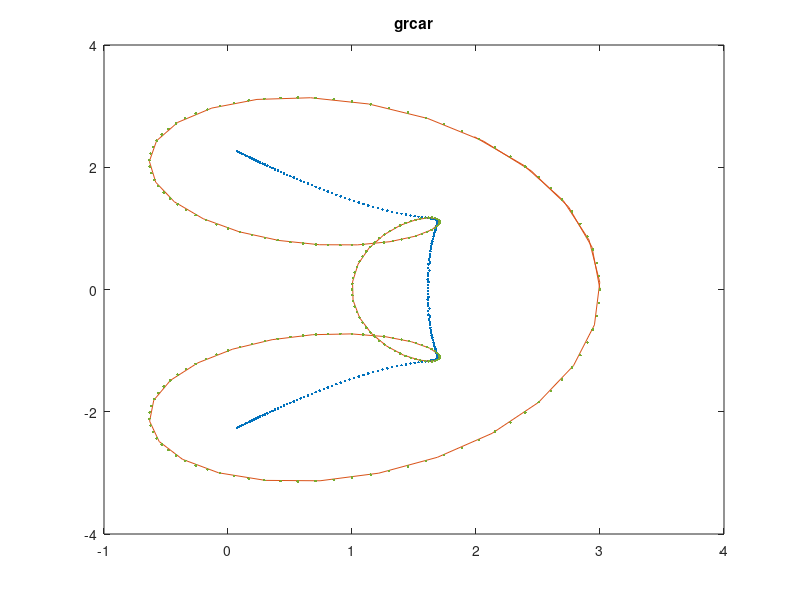
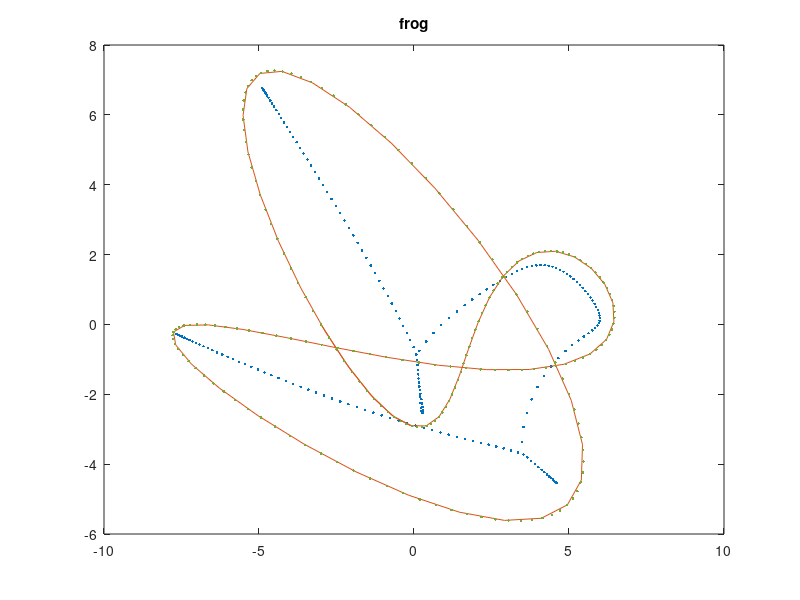
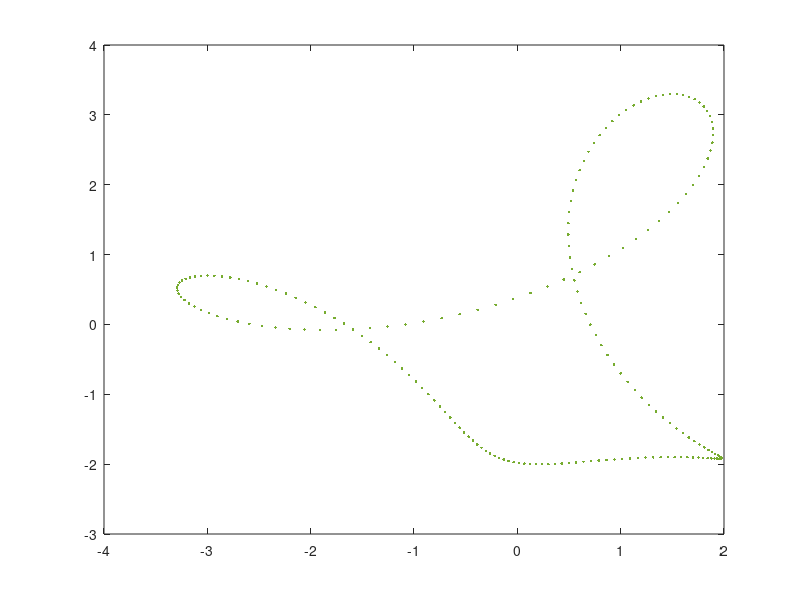
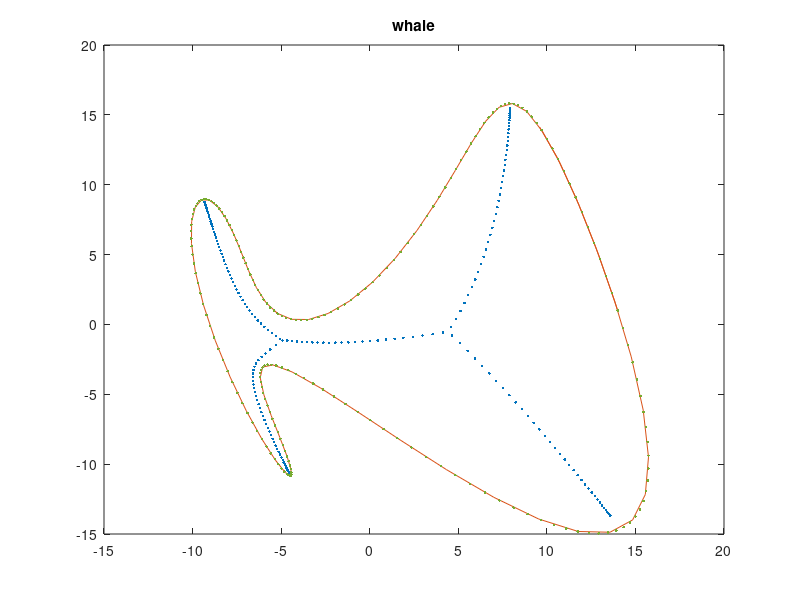

Here is the MATLAB script that generated these plots, in order:
%toeplitz and circulant matrices.

colorMat = lines;

%% test with grcar
a = 0:0.1:(2*pi+0.5);
dim = 200;
r = [1  1  1 1  zeros(1,dim-4)];
c = [1 -1  0 0  zeros(1,dim-4)];
T0 = toeplitz(c,r);

figure(1)
eigs = eig(T0);
plot(real(eigs),imag(eigs),'.','color',colorMat(1,:))
title('grcar')

symCurve = @(z) c(4)*z.^(-3) + c(3)*z.^(-2) + c(2)*z.^(-1) + c(1)*z.^(0) ...
                 +r(2)*z.^(1) + +r(3)*z.^(2) + r(4)*z.^(3);

symCurveVals = zeros(1,length(a));
for i=1:length(a)
  symCurveVals(i) = symCurve(cos(a(i)) + 1i*sin(a(i)));
end
hold on
plot(real(symCurveVals),imag(symCurveVals),'color',colorMat(2,:))

%create circulant matrix
v = [r(1:4) zeros(1,dim - 7) flip(c(2:4))];
circ0 = toeplitz([v(1) fliplr(v(2:end))], v);
eigs = eig(circ0);
plot(real(eigs),imag(eigs),'.','color',colorMat(5,:))
hold off


%% Toeplitz Matrix 1.
    r = [0 0 -4 -2i zeros(1,dim-4)];
    c = [0 2i -1 2  zeros(1,dim-4)];

T1 = toeplitz(c,r);
figure
eigs = eig(T1);
plot(real(eigs),imag(eigs),'.')
title('frog')

symCurve = @(z) c(4)*z.^(-3) + c(3)*z.^(-2) + c(2)*z.^(-1) + c(1)*z.^(0) ...
                 +r(2)*z.^(1) + +r(3)*z.^(2) + r(4)*z.^(3);

symCurveVals = zeros(1,length(a));
for i=1:length(a)
  symCurveVals(i) = symCurve(cos(a(i)) + 1i*sin(a(i)));
end
hold on
plot(real(symCurveVals),imag(symCurveVals))

%create circulant matrix
v = [r(1:4) zeros(1,dim - 7) flip(c(2:4))];
circ1 = toeplitz([v(1) fliplr(v(2:end))], v);
eigs = eig(circ1);
plot(real(eigs),imag(eigs),'.','color',colorMat(5,:))
hold off

%% Toeplitz Matrix 2 bullshead.

r = [0 0 1 7/10 zeros(1,dim-4)];
c = [0 2i 0 0   zeros(1,dim-4)];

T2 = toeplitz(c,r);
figure
eigs = eig(T2);
plot(real(eigs),imag(eigs),'.')
hold on
title('Bulls head')

symCurve = @(z) c(4)*z.^(-3) + c(3)*z.^(-2) + c(2)*z.^(-1) + c(1)*z.^(0) ...
                 +r(2)*z.^(1) + +r(3)*z.^(2) + r(4)*z.^(3);
for i=1:length(a)
  symCurveVals(i) = symCurve(cos(a(i)) + 1i*sin(a(i)));
end

plot(real(symCurveVals),imag(symCurveVals))

%create circulant matrix
v = [r(1:4) zeros(1,dim - 7) flip(c(2:4))];
circ1 = toeplitz([v(1) fliplr(v(2:end))], v);
eigs = eig(circ1);
plot(real(eigs),imag(eigs),'.','color',colorMat(5,:))
hold off

%% Toeplitz Matrix 3 triangle.

%create circulant matrix
v = [r(1:4) zeros(1,dim - 7) flip(c(2:4))];
circ1 = toeplitz([v(1) fliplr(v(2:end))], v);
eigs = eig(circ1);
plot(real(eigs),imag(eigs),'.','color',colorMat(5,:))
hold off

%% Toeplitz Matrix 4 whale.

r = [0 10 3+1i    4     1i  zeros(1,dim-5)];
c = [0 1  1i    -(3+2i) -1  zeros(1,dim-5)];

T4 = toeplitz(c,r);
figure
eigs = eig(T4);
plot(real(eigs),imag(eigs),'.')
title('whale')

symCurve = @(z) c(5)*z.^(-4) + c(4)*z.^(-3) + c(3)*z.^(-2) + c(2)*z.^(-1) + c(1)*z.^(0) ...
                 +r(2)*z.^(1) + +r(3)*z.^(2) + r(4)*z.^(3) + r(5)*z.^(4) ;
for i=1:length(a)
  symCurveVals(i) = symCurve(cos(a(i)) + 1i*sin(a(i)));
end
hold on
plot(real(symCurveVals),imag(symCurveVals))

%create circulant matrix
v = [r(1:5) zeros(1,dim - 7) flip(c(2:5))];
circ1 = toeplitz([v(1) fliplr(v(2:end))], v);
eigs = eig(circ1);
plot(real(eigs),imag(eigs),'.','color',colorMat(5,:))
hold off

